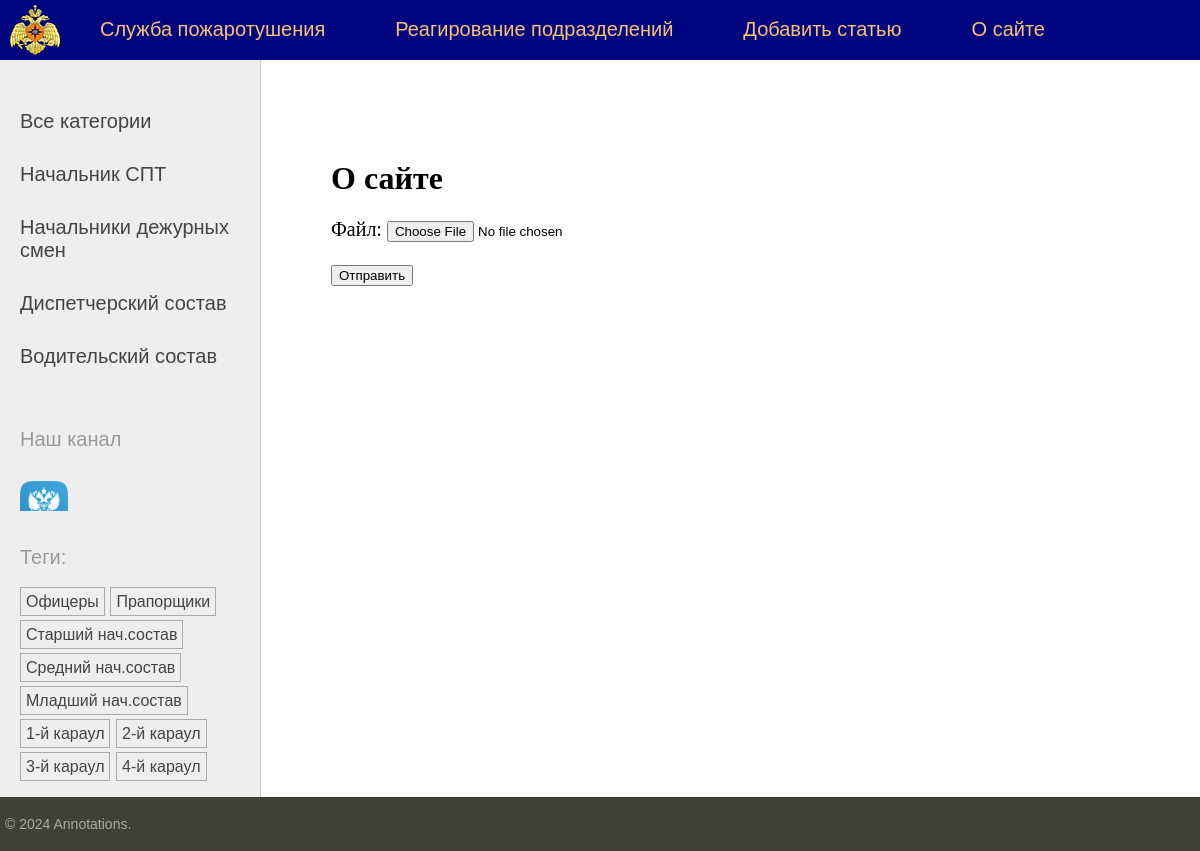
The page /about/ (signed in) on the database its author committed.
### members/models.py (models this page shows, shortened)
class Positions(models.Model):  # разбиваем по должностям
    title = models.CharField(max_length=100, db_index=True)
    slug = AutoSlugField(populate_from='title', unique=True, db_index=True)
    def get_absolute_url(self):
        return reverse('categories', kwargs={'cat_slug': self.slug})
    class Meta:
        verbose_name = 'Должность'
        verbose_name_plural = 'Должности'

class TagPost(models.Model):
    objects = models.Manager()
    tag = models.CharField(max_length=100, db_index=True)
    slug = AutoSlugField(populate_from='tag', unique=True, db_index=True)
    def get_absolute_url(self):
        return reverse('tag', kwargs={'tag_slug': self.slug})

### members/views.py (the view)
# urls.py: path('about/', views.about, name='about'),
@login_required #перенаправление если не залогинен для функций
def about(request):
    if request.method == 'POST':
        form = UploadFileForm(request.POST, request.FILES)
        if form.is_valid():
            fp = UploadFiles(file=form.cleaned_data['file'])
            fp.save()
    else:
        form = UploadFileForm()
    return render(request, 'members/about.html', {'title2': 'О сайте', 'form': form})

### members/forms.py
class UploadFileForm(forms.Form):
    file = forms.ImageField(label='Файл')

### members/templatetags/members_tags.py (called while the page is built)
@register.inclusion_tag('members/list_positions.html')
def show_position(pos_selected=0):
    position = Positions.objects.all()
    return {'position': position, 'pos_selected': pos_selected}

@register.inclusion_tag('members/list_tags.html')
def show_tags():
    return {'tags': TagPost.objects.all()}

### users/context_processors.py (called while the page is built)
def get_member_context(request):
    return {'mainmenu': menu}

### members/templates/members/about.html (shortened to what this page needs)
{% extends 'base.html' %}
{% block content %}
<h1>{{title2}}</h1>
<form action="" method="post" enctype="multipart/form-data">
    {{form.as_p}}
    <p>
        <button type="submit">Отправить</button>
    </p>
</form>
{% endblock %}

### members/templates/members/list_positions.html
{% for item in position %}
{% if item.id == pos_selected %}
<li class="selected">{{item.title}}</li>
{% else %}
<li><a href="{{ item.get_absolute_url }}">{{item.title}}</a>
    {% endif %}
    {% endfor %}

### members/templates/members/list_tags.html
{% if tags %}
<p>Теги: </p>
<ul class="tags-list">
    {% for t in tags %}
    <li><a href="{{ t.get_absolute_url }}">{{t.tag}}</a></li>
    {% endfor %}
</ul>
{% endif %}

### members/static/members/css/styles.css (style rules this page uses)
html, body { font-family: 'Arial'; margin: 0; padding: 0; height: 100%; width: 100%; color: #444; }
a { color: #0027b3; text-decoration: none; }
.left-chapters ul { width: 230px; margin: 0; padding: 20px 10px 10px 20px; list-style: none; font-size: 20px; }
.left-chapters ul li { margin: 30px 0 0 0; color: #999; }
.left-chapters ul li a { color: #444; text-decoration: none; }
ul.tags-list { width: 100%; margin: 0; padding: 0; list-style: none; }
ul.tags-list li { margin: 0; padding: 0 0 10px; display: inline-block; }
ul.tags-list li a { padding: 5px; font-size: 16px; border: 1px solid #aaa; }
.content-text h1 { font-size: 32px; }

### rows shown on the page
Positions: title "Начальник СПТ"
Positions: title "Начальники дежурных смен"
Positions: title "Диспетчерский состав"
Positions: title "Водительский состав"
TagPost: tag "Офицеры"
TagPost: tag "Прапорщики"
TagPost: tag "Старший нач.состав"
TagPost: tag "Средний нач.состав"
TagPost: tag "Младший нач.состав"
TagPost: tag "1-й караул"
TagPost: tag "2-й караул"
TagPost: tag "3-й караул"
TagPost: tag "4-й караул"

### other values the page prints
{{ m.title }} "Служба пожаротушения" "Реагирование подразделений" "Добавить статью" "О сайте"
{{ title2 }} "О сайте"
